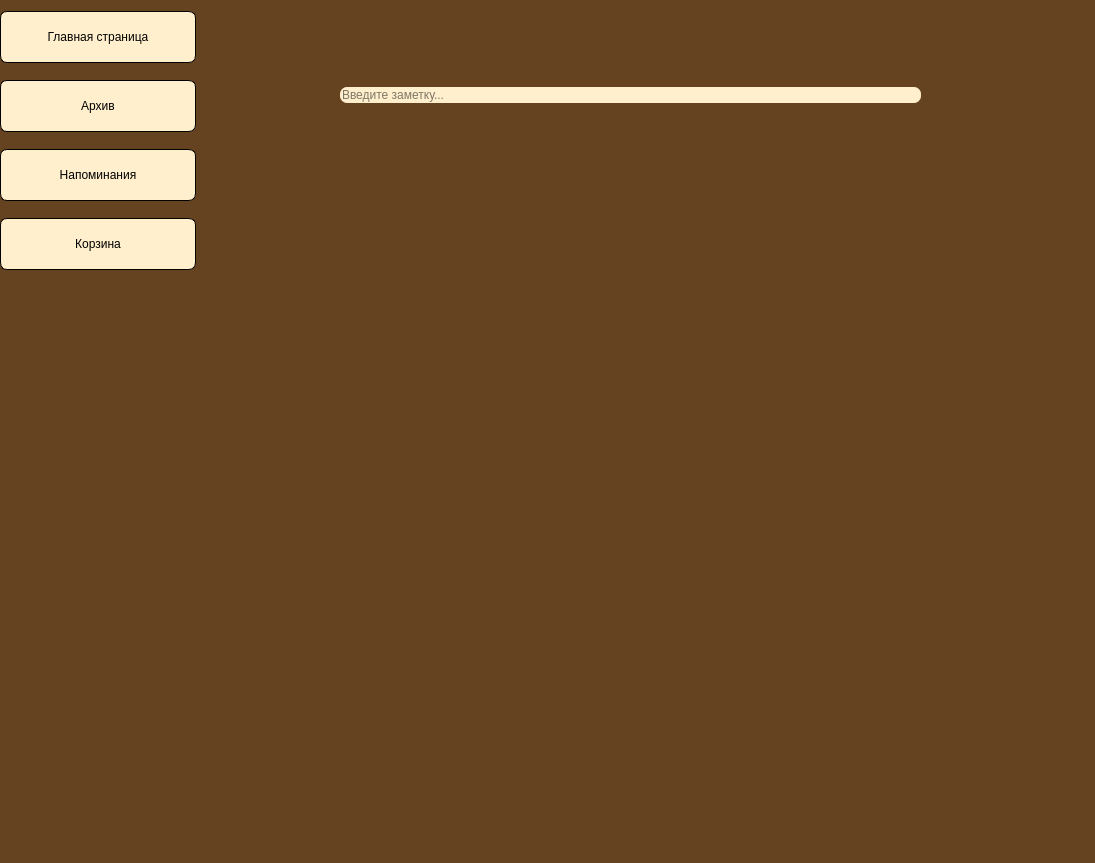
<?xml version="1.0" encoding="UTF-8"?>
<ui version="4.0">
 <class>MainWindow</class>
 <widget class="QMainWindow" name="MainWindow">
  <property name="geometry">
   <rect>
    <x>0</x>
    <y>0</y>
    <width>1095</width>
    <height>863</height>
   </rect>
  </property>
  <property name="acceptDrops">
   <bool>false</bool>
  </property>
  <property name="windowTitle">
   <string>Заметки</string>
  </property>
  <property name="styleSheet">
   <string notr="true">background-color: rgb(101, 67, 33);
</string>
  </property>
  <widget class="QWidget" name="centralwidget">
   <widget class="QWidget" name="layoutWidget">
    <property name="geometry">
     <rect>
      <x>0</x>
      <y>0</y>
      <width>196</width>
      <height>281</height>
     </rect>
    </property>
    <layout class="QVBoxLayout" name="verticalLayout">
     <item>
      <widget class="QPushButton" name="MainWindowButtMW">
       <property name="mouseTracking">
        <bool>false</bool>
       </property>
       <property name="acceptDrops">
        <bool>true</bool>
       </property>
       <property name="layoutDirection">
        <enum>Qt::LeftToRight</enum>
       </property>
       <property name="styleSheet">
        <string notr="true">border: 1px solid rgb(0,0,0);background-color: rgb(255, 239, 205);border-radius: 7px;
font: 15pt &quot;Arial&quot;;height: 50px;</string>
       </property>
       <property name="text">
        <string>Главная страница</string>
       </property>
       <property name="icon">
        <iconset resource="res-rc.qrc">
         <normaloff>:/icon/icons/home_FILL0_wght400_GRAD0_opsz24.svg</normaloff>:/icon/icons/home_FILL0_wght400_GRAD0_opsz24.svg</iconset>
       </property>
       <property name="iconSize">
        <size>
         <width>24</width>
         <height>24</height>
        </size>
       </property>
      </widget>
     </item>
     <item>
      <widget class="QPushButton" name="ArchiveButtMW_2">
       <property name="styleSheet">
        <string notr="true">border: 1px solid rgb(0,0,0);background-color: rgb(255, 239, 205);border-radius: 7px;
font: 15pt &quot;Arial&quot;;height: 50px</string>
       </property>
       <property name="text">
        <string>Архив</string>
       </property>
       <property name="icon">
        <iconset>
         <normaloff>icons/archive_FILL0_wght400_GRAD0_opsz24.svg</normaloff>icons/archive_FILL0_wght400_GRAD0_opsz24.svg</iconset>
       </property>
       <property name="iconSize">
        <size>
         <width>24</width>
         <height>24</height>
        </size>
       </property>
      </widget>
     </item>
     <item>
      <widget class="QPushButton" name="RemindButtMW_2">
       <property name="styleSheet">
        <string notr="true">border: 1px solid rgb(0,0,0);background-color: rgb(255, 239, 205);border-radius: 7px;
font: 15pt &quot;Arial&quot;;height: 50px</string>
       </property>
       <property name="text">
        <string>Напоминания</string>
       </property>
       <property name="icon">
        <iconset>
         <normaloff>icons/notifications_FILL0_wght400_GRAD0_opsz24.svg</normaloff>icons/notifications_FILL0_wght400_GRAD0_opsz24.svg</iconset>
       </property>
       <property name="iconSize">
        <size>
         <width>24</width>
         <height>24</height>
        </size>
       </property>
      </widget>
     </item>
     <item>
      <widget class="QPushButton" name="TrashButtMW">
       <property name="styleSheet">
        <string notr="true">border: 1px solid rgb(0,0,0);background-color: rgb(255, 239, 205);border-radius: 7px;
font: 15pt &quot;Arial&quot;;height: 50px</string>
       </property>
       <property name="text">
        <string>Корзина</string>
       </property>
       <property name="icon">
        <iconset>
         <normaloff>icons/delete_black_24dp.svg</normaloff>icons/delete_black_24dp.svg</iconset>
       </property>
       <property name="iconSize">
        <size>
         <width>24</width>
         <height>24</height>
        </size>
       </property>
       <property name="autoRepeat">
        <bool>false</bool>
       </property>
      </widget>
     </item>
    </layout>
   </widget>
   <widget class="QWidget" name="verticalLayoutWidget">
    <property name="geometry">
     <rect>
      <x>340</x>
      <y>50</y>
      <width>581</width>
      <height>91</height>
     </rect>
    </property>
    <layout class="QVBoxLayout" name="verticalLayout_2">
     <item>
      <widget class="QLineEdit" name="NotesLineMW">
       <property name="cursor">
        <cursorShape>IBeamCursor</cursorShape>
       </property>
       <property name="styleSheet">
        <string notr="true">background-color: rgb(255, 239, 205);
font: 20pt &quot;Times New Roman&quot;;border-radius: 7px</string>
       </property>
       <property name="text">
        <string/>
       </property>
       <property name="placeholderText">
        <string extracomment="20">Введите заметку...</string>
       </property>
      </widget>
     </item>
    </layout>
   </widget>
  </widget>
  <action name="action_2">
   <property name="text">
    <string>Заметки</string>
   </property>
  </action>
  <action name="action_3">
   <property name="text">
    <string>Напоминания</string>
   </property>
  </action>
  <action name="action_4">
   <property name="text">
    <string>Корзина</string>
   </property>
  </action>
 </widget>
 <resources>
  <include location="res-rc.qrc"/>
 </resources>
 <connections/>
</ui>
